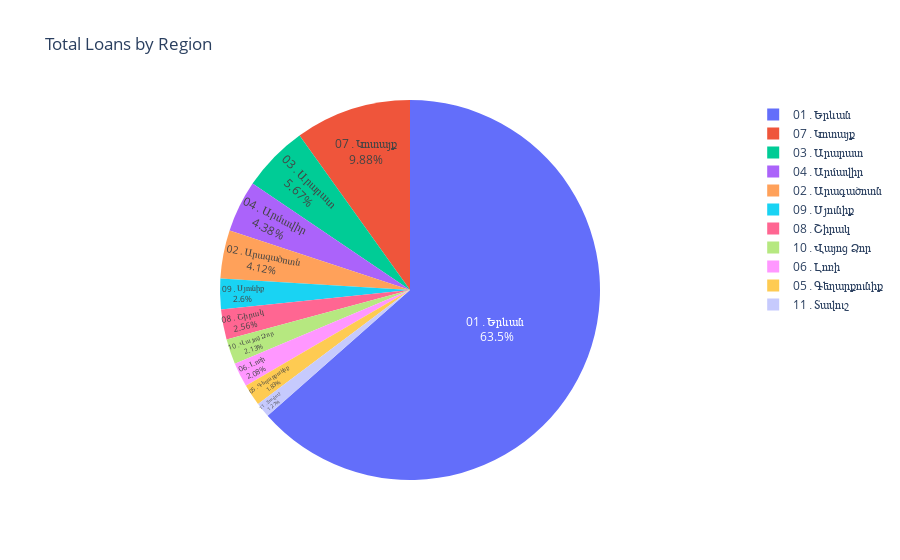

The cell this chart's notebook holds for it:
### Code cell
# Pie chart to see the percentage of total loans per region
df_total_by_region = df_long.groupby('region')['amount'].sum().reset_index()


# donut chart
fig = px.pie(df_total_by_region, values='amount', names='region', title='Total Loans by Region')
fig.update_traces(textposition='inside', textinfo='percent+label')
fig.show()

### Figure 1 — Plotly figure (JSON) as saved in the notebook; plotly's stock layout.template omitted (floating-point values rounded to 4 significant figures)
{"data": [{"domain": {"x": [0, 1], "y": [0, 1]}, "hovertemplate": "region=%{label}<br>amount=%{value}<extra></extra>", "labels": ["01․Երևան ", "02․Արագածոտն", "03․Արարատ", "04․Արմավիր", "05․Գեղարքունիք", "06․Լոռի", "07․Կոտայք", "08․Շիրակ", "09․Սյունիք", "10․Վայոց Ձոր", "11․Տավուշ"], "legendgroup": "", "name": "", "showlegend": true, "textinfo": "percent+label", "textposition": "inside", "type": "pie", "values": [509100000.0, 33050000.0, 45440000.0, 35140000.0, 14690000.0, 16690000.0, 79200000.0, 20570000.0, 20810000.0, 17090000.0, 10170000.0]}], "layout": {"legend": {"tracegroupgap": 0}, "title": {"text": "Total Loans by Region"}}}
